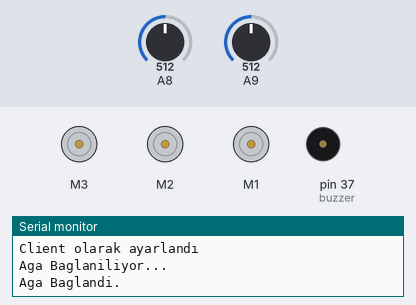
Recording of a sketch running on a simulated Arduino Mega 2560, built with avr-gcc and run on an emulated ATmega2560. On the bench: 3 × DC motor (green arrow = forward, orange = backward, longer = faster), buzzer (waves = sounding), the last lines printed to the serial monitor. The inputs (shaded band) are chosen by the test bench; at power-on: A8 = 512, A9 = 512. The modem accepts every AT command (registered, SIM ready, sends succeed) and sends nothing else.

Above: at 0.8 s.
0.9 s: A8 set to 891
At 2.8 s:
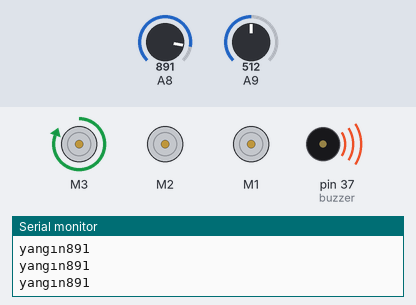
4.0 s: A8 set to 917
At 6.4 s:
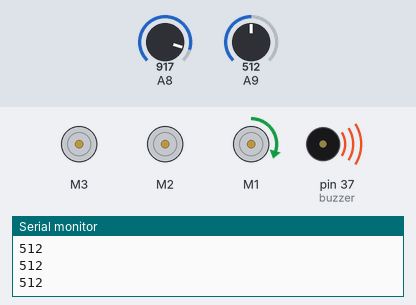
7.5 s: A9 set to 215
9.1 s: A9 set to 191
At 9.9 s:
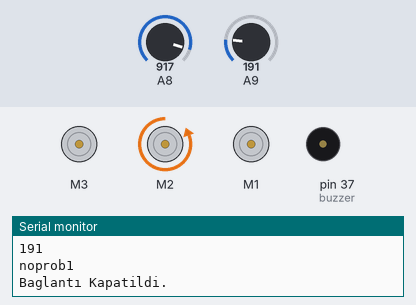
Timing chart, 0 to 12.1 s (numbered marks = the images above; inputs shaded):
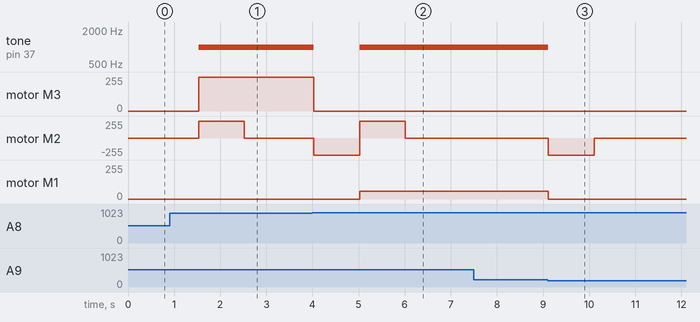

The sketch:

rtos.ino
```cpp
#include <AFMotor.h>
#include <MQUnifiedsensor.h>
#include <SoftwareSerial.h>
#include <Arduino_FreeRTOS.h>
#include <WiFiEsp.h>
#include <ThingSpeak.h>

AF_DCMotor waterPump(3);
AF_DCMotor fan(1);
AF_DCMotor motor(2);

int i;
boolean windowOpened = true;

String agAdi = "cafesessiz1";                 //Ağımızın adını buraya yazıyoruz.
String agSifresi = "elvangazozu";           //Ağımızın şifresini buraya yazıyoruz.
String durum = "20";

int rxPin = 50;                                               //ESP8266 RX pini
int txPin = 51;

String ip = "184.106.153.149";

const int buzzer = 37;

int gasSensor;
int flameSensor;


SoftwareSerial esp(rxPin, txPin);
void setup() {
  Serial.begin(9600);

  Serial.println("Started");
  esp.begin(115200);                                          //ESP8266 ile seri haberleşmeyi başlatıyoruz.
  esp.println("AT");                                          //AT komutu ile modül kontrolünü yapıyoruz.
  Serial.println("AT Yollandı");
  while(!esp.find("OK")){                                     //Modül hazır olana kadar bekliyoruz.
    esp.println("AT");
    Serial.println("ESP8266 Bulunamadı.");
  }
  Serial.println("OK Komutu Alındı");
  esp.println("AT+CWMODE=1");                                 //ESP8266 modülünü client olarak ayarlıyoruz.
  while(!esp.find("OK")){                                     //Ayar yapılana kadar bekliyoruz.
    esp.println("AT+CWMODE=1");
    Serial.println("Ayar Yapılıyor....");
  }
  Serial.println("Client olarak ayarlandı");
  Serial.println("Aga Baglaniliyor...");
  esp.println("AT+CWJAP=\""+agAdi+"\",\""+agSifresi+"\"");    //Ağımıza bağlanıyoruz.
  while(!esp.find("OK"));                                     //Ağa bağlanana kadar bekliyoruz.
  Serial.println("Aga Baglandi.");


  pinMode(buzzer, OUTPUT);
  waterPump.setSpeed(255);
  waterPump.run(RELEASE);
  motor.setSpeed(255);
  motor.run(RELEASE);
  fan.setSpeed(60);
  fan.run(RELEASE);

 xTaskCreate(vTask2, //gorev fonksiyon adı
                "Task2", // görev adı sadece hata ayıklamada kullanılır
                300, // yığın derinliği
                NULL, // parametre gönderimi - parametre yok
                3, //öncelik sıralaması
                NULL);

  xTaskCreate(vTask4, //gorev fonksiyon adı
                "Task4", // görev adı sadece hata ayıklamada kullanılır
                300, // yığın derinliği
                NULL, // parametre gönderimi - parametre yok
                2, //öncelik sıralaması
                NULL);
                vTaskStartScheduler();
}


void vTask2(void *pvParameters) {

  for(;;){
  TickType_t xLastWakeTime;
  xLastWakeTime=xTaskGetTickCount();
  vTaskDelayUntil(&xLastWakeTime,100);
    int32_t flameSensor = analogRead(A8);
    int32_t gasSensor = analogRead(A9);
  if(flameSensor < 900) {
     while(1){

     flameSensor = analogRead(A8);
     Serial.println(flameSensor); Serial.print("yangın");
     waterPump.run(FORWARD);
     waterPump.setSpeed(255);
     tone(buzzer, 1000);
     if(windowOpened == true) {
     motor.run(FORWARD);
     motor.setSpeed(255);
     vTaskDelay(1000/portTICK_PERIOD_MS);
     //vTaskDelayUntil(&xLastWakeTime,xDelay3ms);                             //Bağlantıyı kapatıyoruz
     motor.setSpeed(0);
     windowOpened = false;
    }
     if(flameSensor > 900){
       Serial.println("no prob2");
       windowOpened = true;
       waterPump.setSpeed(0);
       noTone(buzzer);
       motor.run(BACKWARD);
      motor.setSpeed(255);
      vTaskDelay(1000/portTICK_PERIOD_MS);
      motor.setSpeed(0);

       break;
     }

  }}

    if(gasSensor > 200) {
    while(1){
    gasSensor = analogRead(A9);
    Serial.println(gasSensor);
    tone(buzzer, 1000);
    fan.run(FORWARD);
    fan.setSpeed(60);
    if(windowOpened == true) {
     motor.run(FORWARD);
     motor.setSpeed(255);
     vTaskDelay(1000/portTICK_PERIOD_MS);
     motor.setSpeed(0);
     windowOpened = false;
    }

    if(gasSensor < 200){
      Serial.println("noprob1");
      fan.setSpeed(0);
      noTone(buzzer);
      motor.run(BACKWARD);
      motor.setSpeed(255);
      vTaskDelay(1000/portTICK_PERIOD_MS);
      motor.setSpeed(0);
      windowOpened = true;

      break;

    }

    }

  }}
}

void vTask4(void *pvParameters){
  TickType_t xLastWakeTime;
  xLastWakeTime=xTaskGetTickCount();
  for(;;){
  vTaskDelayUntil(&xLastWakeTime,300);

  int32_t flameSensor1 = analogRead(A8);
  int32_t gasSensor1 = analogRead(A9);
  esp.println("AT+CIPSTART=\"TCP\",\""+ip+"\",80");           //Thingspeak'e bağlanıyoruz.
  if(esp.find("Error")){                                      //Bağlantı hatası kontrolü yapıyoruz.
    Serial.println("AT+CIPSTART Error");
  }
      String veri = "GET https://api.thingspeak.com/update?api_key=3Z8QNJAXZEVY9TC9";
  veri += "&field1=";
  veri += String("20");
  veri += "&field2=";
  veri += String("10");                                        //Göndereceğimiz nem değişkeni
  veri += "\r\n\r\n";
  esp.print("AT+CIPSEND=");                                   //ESP'ye göndereceğimiz veri uzunluğunu veriyoruz.
  esp.println(veri.length()+2);
  vTaskDelay(2000/portTICK_PERIOD_MS);
                                            //ESP8266 hazır olduğunda içindeki komutlar çalışıyor.
    esp.print(veri);                                          //Veriyi gönderiyoruz.
    Serial.println(veri);
    Serial.println("Veri gonderildi.");
   vTaskDelay(2000/portTICK_PERIOD_MS);

  Serial.println("Baglantı Kapatildi.");
  esp.println("AT+CIPCLOSE");}

}

void loop() {
  for(;;){
  }
}
```

Measured:
- the behaviour switches between 899 and 900 on A8 (found by bisection; images 1 and 2)
- the behaviour switches between 200 and 199 on A9 (found by bisection; images 2 and 3)
- after the input at 4.0 s, tone on pin 37 (buzzer): 1000 Hz → silent at once, → 1000 Hz 1.0 s later; motor M3: forward 255/255 → stopped at once; motor M2: stopped → backward 255/255 at once, → forward 255/255 1.0 s later, → stopped 0.99 s later; motor M1: stopped → forward 60/255 after 1.0 s
- after the input at 9.1 s, tone on pin 37 (buzzer): 1000 Hz → silent at once; motor M2: stopped → backward 255/255 at once, → stopped 0.99 s later; motor M1: forward 60/255 → stopped at once
